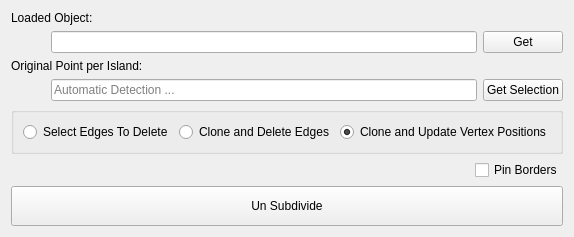
<?xml version="1.0" encoding="UTF-8"?>
<ui version="4.0">
 <class>Form</class>
 <widget class="QWidget" name="Form">
  <property name="geometry">
   <rect>
    <x>0</x>
    <y>0</y>
    <width>546</width>
    <height>229</height>
   </rect>
  </property>
  <property name="windowTitle">
   <string>Form</string>
  </property>
  <layout class="QVBoxLayout" name="verticalLayout">
   <item>
    <widget class="QLabel" name="label_6">
     <property name="text">
      <string>Loaded Object:</string>
     </property>
    </widget>
   </item>
   <item>
    <layout class="QHBoxLayout" name="horizontalLayout_8">
     <item>
      <spacer name="horizontalSpacer_3">
       <property name="orientation">
        <enum>Qt::Horizontal</enum>
       </property>
       <property name="sizeHint" stdset="0">
        <size>
         <width>40</width>
         <height>20</height>
        </size>
       </property>
      </spacer>
     </item>
     <item>
      <widget class="QLineEdit" name="uiUnsubObjLINE">
       <property name="sizePolicy">
        <sizepolicy hsizetype="Expanding" vsizetype="Fixed">
         <horstretch>1</horstretch>
         <verstretch>0</verstretch>
        </sizepolicy>
       </property>
       <property name="toolTip">
        <string>Mesh with the proper vertex order</string>
       </property>
      </widget>
     </item>
     <item>
      <widget class="QPushButton" name="uiGetUnsubObjBTN">
       <property name="toolTip">
        <string>Load the selected mesh with the proper vertex order</string>
       </property>
       <property name="text">
        <string>Get</string>
       </property>
      </widget>
     </item>
    </layout>
   </item>
   <item>
    <widget class="QLabel" name="label_7">
     <property name="text">
      <string>Original Point per Island:</string>
     </property>
    </widget>
   </item>
   <item>
    <layout class="QHBoxLayout" name="horizontalLayout_9">
     <item>
      <spacer name="horizontalSpacer_4">
       <property name="orientation">
        <enum>Qt::Horizontal</enum>
       </property>
       <property name="sizeHint" stdset="0">
        <size>
         <width>40</width>
         <height>20</height>
        </size>
       </property>
      </spacer>
     </item>
     <item>
      <widget class="QLineEdit" name="uiManualHintsLINE">
       <property name="sizePolicy">
        <sizepolicy hsizetype="Expanding" vsizetype="Fixed">
         <horstretch>1</horstretch>
         <verstretch>0</verstretch>
        </sizepolicy>
       </property>
       <property name="placeholderText">
        <string>Automatic Detection ...</string>
       </property>
      </widget>
     </item>
     <item>
      <widget class="QPushButton" name="uiGetHintsBTN">
       <property name="toolTip">
        <string>Load the selected mesh with the proper vertex order</string>
       </property>
       <property name="text">
        <string>Get Selection</string>
       </property>
      </widget>
     </item>
    </layout>
   </item>
   <item>
    <widget class="QGroupBox" name="groupBox">
     <property name="title">
      <string/>
     </property>
     <layout class="QHBoxLayout" name="horizontalLayout">
      <item>
       <widget class="QRadioButton" name="uiSelectEdgesRDO">
        <property name="text">
         <string>Select Edges To Delete</string>
        </property>
       </widget>
      </item>
      <item>
       <widget class="QRadioButton" name="uiDeleteEdgesRDO">
        <property name="text">
         <string>Clone and Delete Edges</string>
        </property>
        <property name="checked">
         <bool>false</bool>
        </property>
       </widget>
      </item>
      <item>
       <widget class="QRadioButton" name="uiUpdatePositionsRDO">
        <property name="text">
         <string>Clone and Update Vertex Positions</string>
        </property>
        <property name="checked">
         <bool>true</bool>
        </property>
       </widget>
      </item>
     </layout>
    </widget>
   </item>
   <item>
    <layout class="QHBoxLayout" name="horizontalLayout_2">
     <item>
      <spacer name="horizontalSpacer_5">
       <property name="orientation">
        <enum>Qt::Horizontal</enum>
       </property>
       <property name="sizeHint" stdset="0">
        <size>
         <width>37</width>
         <height>20</height>
        </size>
       </property>
      </spacer>
     </item>
     <item>
      <widget class="QCheckBox" name="uiPinBordersCHK">
       <property name="text">
        <string>Pin Borders</string>
       </property>
      </widget>
     </item>
    </layout>
   </item>
   <item>
    <widget class="QPushButton" name="uiUnSubdivideBTN">
     <property name="minimumSize">
      <size>
       <width>0</width>
       <height>40</height>
      </size>
     </property>
     <property name="toolTip">
      <string>Load the selected mesh with the proper vertex order</string>
     </property>
     <property name="text">
      <string>Un Subdivide</string>
     </property>
    </widget>
   </item>
  </layout>
 </widget>
 <resources/>
 <connections>
  <connection>
   <sender>uiUpdatePositionsRDO</sender>
   <signal>toggled(bool)</signal>
   <receiver>uiPinBordersCHK</receiver>
   <slot>setEnabled(bool)</slot>
   <hints>
    <hint type="sourcelabel">
     <x>412</x>
     <y>163</y>
    </hint>
    <hint type="destinationlabel">
     <x>519</x>
     <y>204</y>
    </hint>
   </hints>
  </connection>
 </connections>
</ui>
